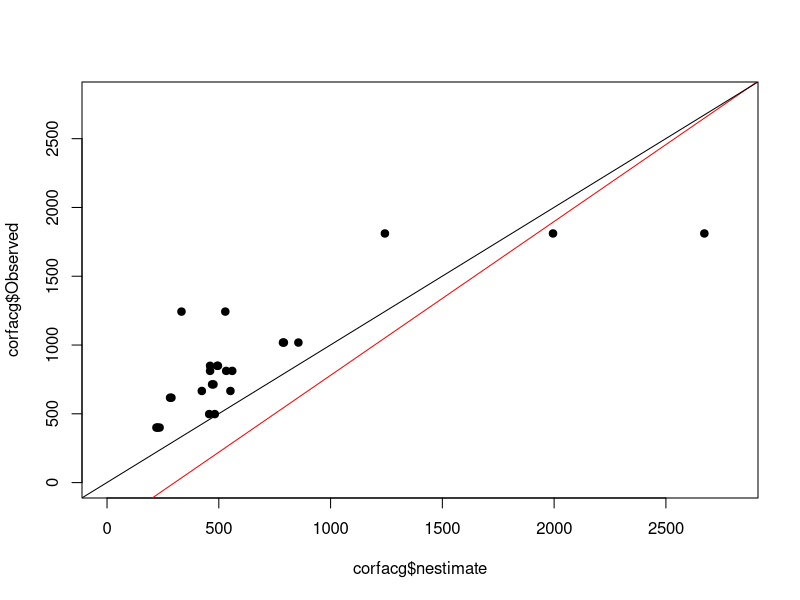
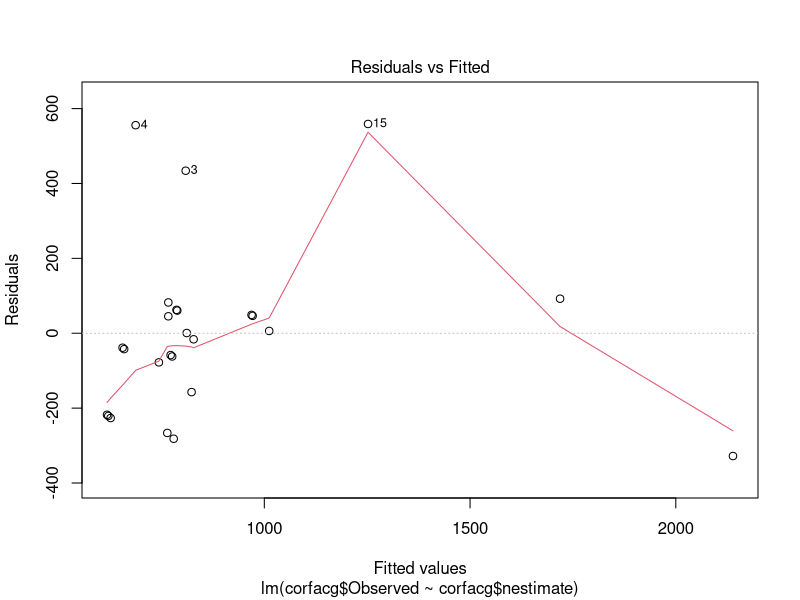
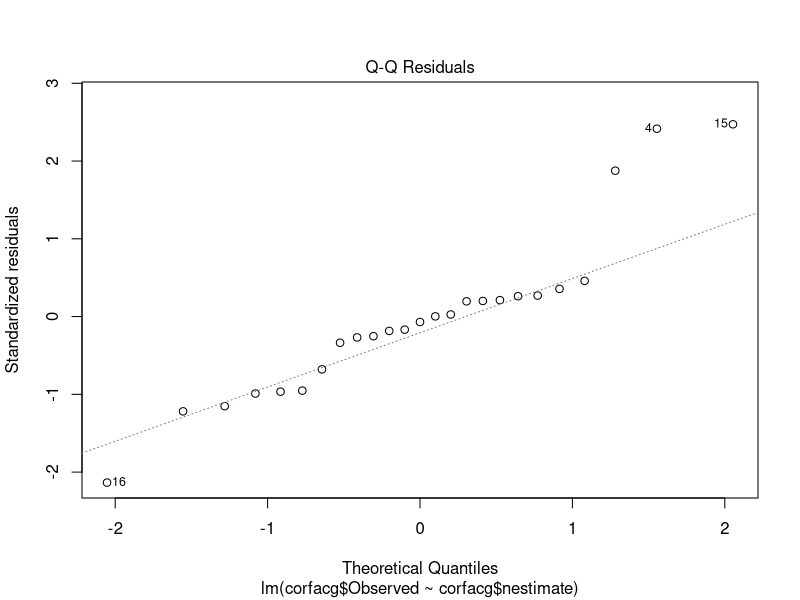
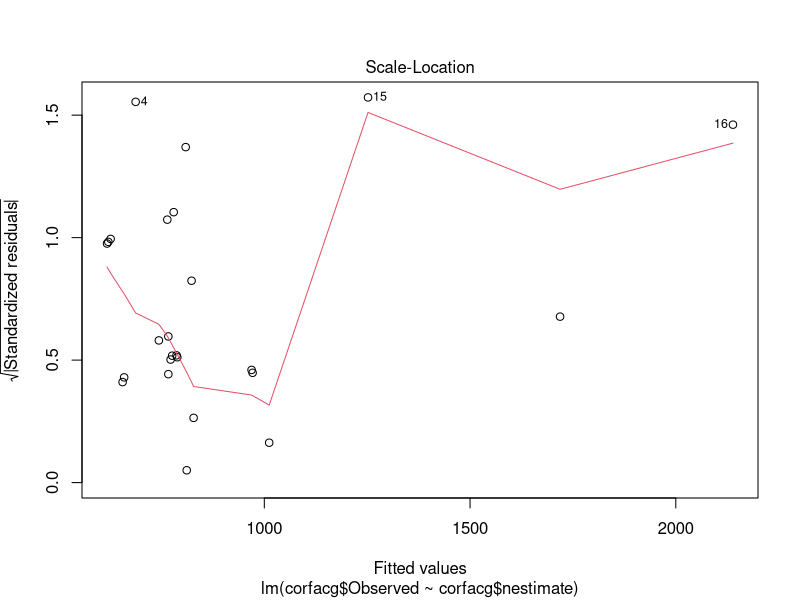
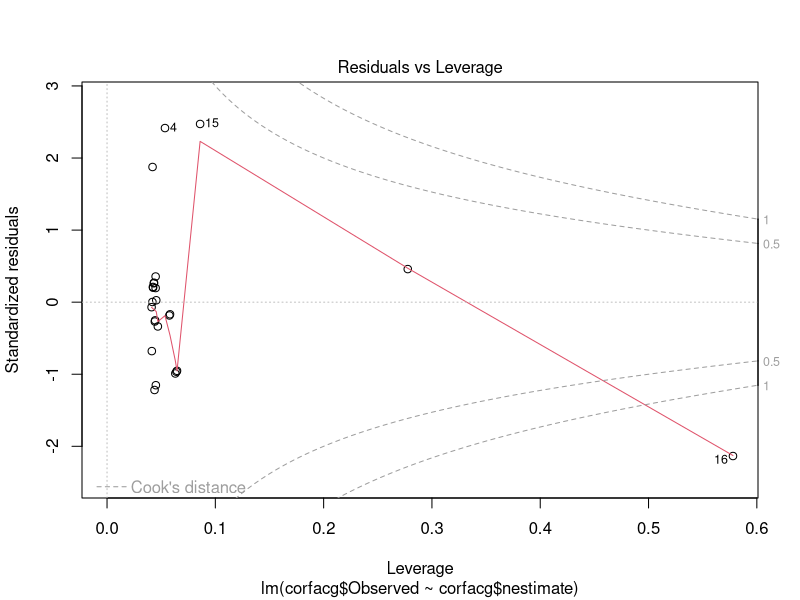
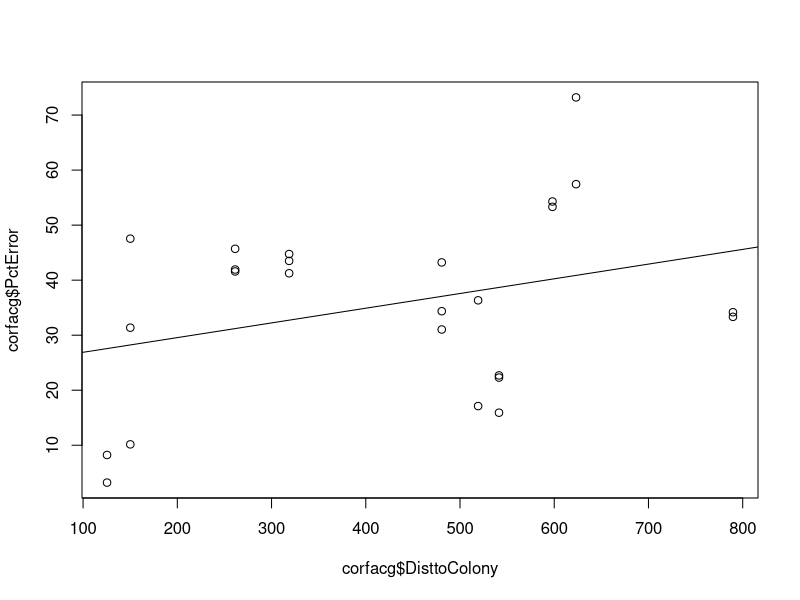
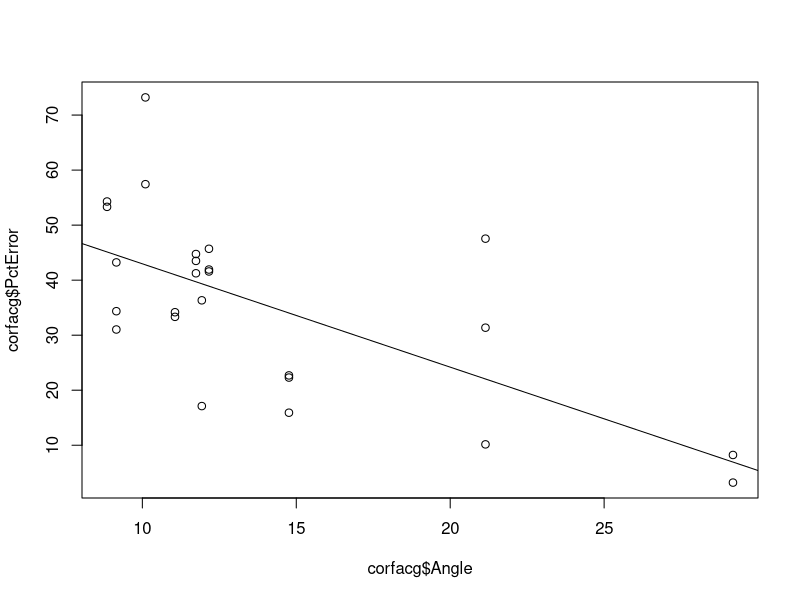
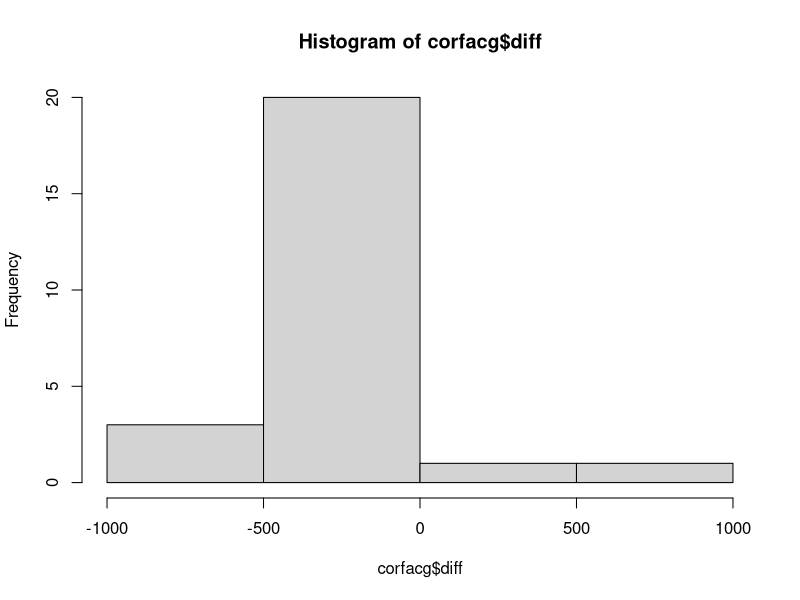

Write R code to recreate these figures, in order. (Note: this script raises an error after producing the figures.)

gobs<-read.csv("ALLresults_TEMP.csv", stringsAsFactors = FALSE)

corfac<-gobs[gobs$Method3%in%c("ground","groundimage"),]
corfac
corfacg<-corfac[corfac$Method3%in%c("ground"),]
corfacg
corfaci<-corfac[corfac$Method3%in%c("groundimage"),]



plot(corfacg$Observed~corfacg$nestimate, ylim=c(0,2800), xlim=c(0,2800), pch=19)
abline(-337.88, 1.118, col="red")
abline(1,1, col="black")

ONregress<-lm(corfacg$Observed~corfacg$nestimate)
plot(ONregress)
summary(ONregress)

corfacg$Angle<-as.numeric(corfacg$Angle)
corfacg$DisttoColony<-as.numeric(corfacg$DisttoColony)
plot(corfacg$PctError~corfacg$DisttoColony)
abline(24.22, 0.02672)
plot(corfacg$PctError~corfacg$Angle)
abline(61.747, -1.878)

#https://heuristically.wordpress.com/2011/09/28/paired-sample-t-test-in-r/
corfacg$diff<-corfacg$nestimate - corfacg$Observed
hist(corfacg$diff)
mean(corfacg$nestimate) #752.5
mean(corfacg$Observed) #900.9
#Because n is small, distribution of differences should be about normal, but test this first
boxplot(corfacg$diff)
qqnorm(corfacg$diff)
qqline(corfacg$diff) #one outlier
shapiro.test(corfacg$diff) #p-value = 0.004937, so reject null hypothesis that values are normally distributed
#OK data is not normal, let's try a non parametric test?
#paired
wilcox.test(corfacg$Observed, corfacg$nestimate, mu=0, alt="two.sided", paired=TRUE, conf.int=T, conf.level=0.95, exact=FALSE)
#The 2 sided test p = 0.04455, true location shift is not equal to 0
wilcox.test(corfacg$Observed, corfacg$nestimate, mu=0, alt="less", paired=TRUE, conf.int=T, conf.level=0.95, exact=FALSE)

cflm<-lm(corfacg$Observed~corfacg$nestimate)
plot(cflm)
summary(cflm)


dist<-as.numeric(corfacg$DisttoColony)

plot(corfacg$PctError~dist)
Errorlm<-lm(corfacg$PctError~dist)
plot(Errorlm) #looks like this violates a lot of assumptions
summary(Errorlm)

Errorglm<-glm(corfacg$PctError~dist, family = gaussian)
summary(Errorglm)


cflm2<-lm(corfacg$nestimate~corfacg$Observed + dist)
plot(cflm2)
summary(cflm2)

#Both Poisson and quasipoisson have bad GOF
cfglm<-glm(corfacg$nestimate~corfacg$Observed, family=poisson)
summary(cfglm)
cfglm2<-glm(corfacg$nestimate~corfacg$Observed + dist, family=poisson)
summary(cfglm2)

cfqglm<-glm(corfacg$nestimate~corfacg$Observed, family = quasipoisson)
summary(cfqglm)


## Just the means (total adults) from the data
cfmeans<-read.csv("GroundCompare_Means.csv")
hist(cfmeans$totalg)
hist(cfmeans$totaluas)
boxplot(cfmeans$totalg, cfmeans$totaluas)
cfmeans$diff<-cfmeans$totalg - cfmeans$totaluas
hist(cfmeans$diff)
qqnorm(cfmeans$diff)
qqline(cfmeans$diff)
shapiro.test(cfmeans$diff) #nope, still not normal 

#Compare ground to ground imagery
plot(cfmeans$totali~cfmeans$totalg, pch=19)
abline(-40.93, 1.07)
cfmeans$diffg<-cfmeans$totalg - cfmeans$totali
hist(cfmeans$diffg)
qqnorm(cfmeans$diffg)
qqline(cfmeans$diffg)
shapiro.test(cfmeans$diffg) #data not normal because of bluff north outlier
wilcox.test(cfmeans$totalg, cfmeans$totali, mu=0, alt="two.sided", paired=TRUE, conf.int=T, conf.level=0.95, exact=FALSE)

#linear model of nest estimates to ground image count
plot(corfaci$nestimate ~ corfacg$nestimate)


# Linear models of ground count ~ angle and distance and percent cover

Anglelm<-lm(corfacg$PctError~corfacg$Angle)
plot(Anglelm)
summary(Anglelm)
plot(corfacg$PctError~corfacg$Angle)
abline(61.75, -1.88)



# Percent Error using error means
errors<-read.csv("Errormeans.csv")
errorg<-errors[errors$Method%in%c("ground"),]
errorg
plot(errorg$mean ~ errorg$Per_Cov)
abline(23.4, 1.2)
Covlm2<-lm(errorg$mean ~ errorg$Per_Cov)
summary(Covlm2)

Alm<-lm(errorg$mean ~ errorg$Angle)
summary(Alm)
plot(errorg$mean ~ errorg$Angle)
abline(63.4, -1.9718)

CAlm<-lm(errorg$mean ~ errorg$Per_Cov + errorg$Angle)
summary(CAlm)

CAglm<-glm(errorg$mean ~ errorg$Per_Cov + errorg$Angle)
summary(CAglm)

# Percent Cover using All Data
plot(corfacg$PctError~corfacg$Per_Cover)
abline(25.89, 0.991)
Covlm<-lm(corfacg$PctError~corfacg$Per_Cover)
summary(Covlm)


ADlm<-lm(corfacg$PctError~corfacg$Angle + corfacg$DisttoColony) 
summary(ADlm)
